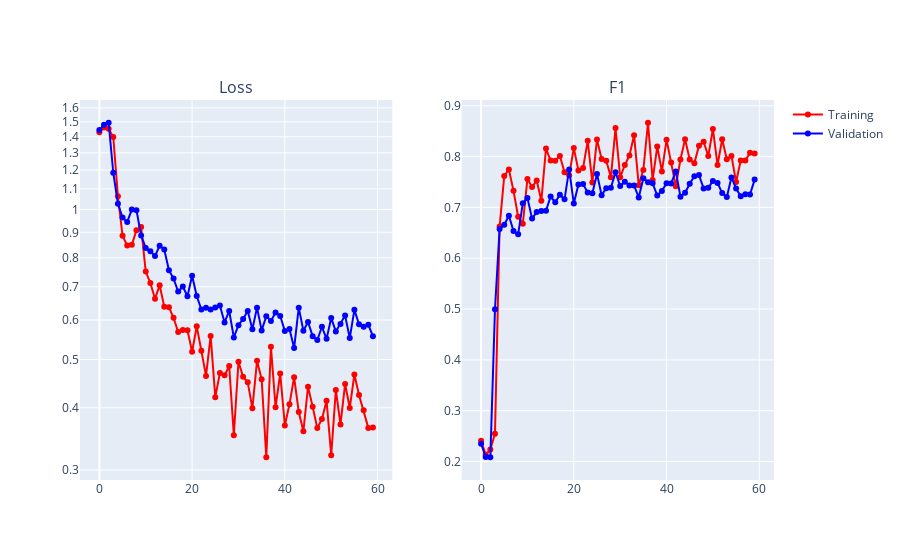
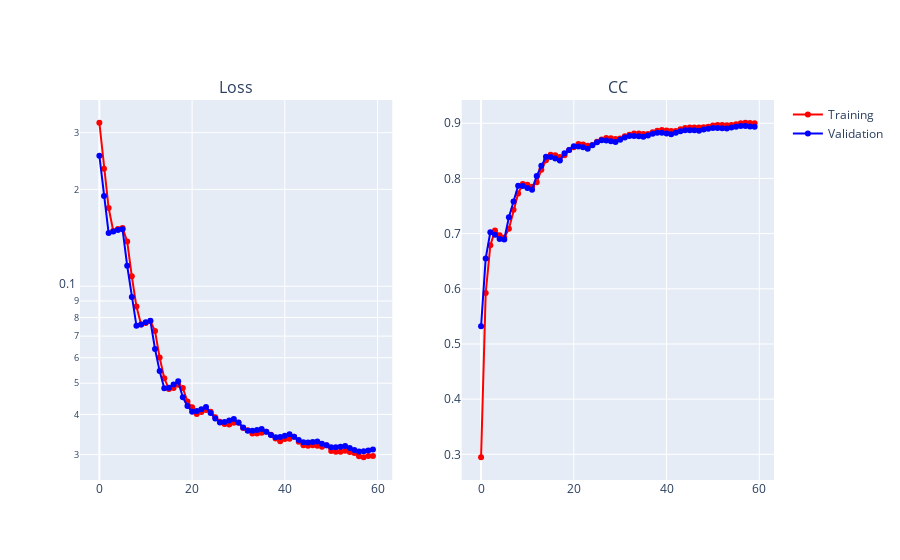

Notebook code for these charts, in order:
### Markdown cell above
## Train networks

We specify the learning rate and the number of epochs for used for each training instance.

**Note:** we define two optimizers: one for autoencoding and one for classification. They will be minimized in sequence (one after another) instead of building a single sum of targets. This avoids choosing the right weight. 

The mini-epochs are the number of epochs it passes over the whole data set to optimize a single target function. The autoencoder is done first.

### Code cell
num_epochs = 20
learning_rate = 1e-3

for ii in range(n_models):
    autoencoder = autoencoders[ii]
    torch.cuda.empty_cache()

    criterion_AE = nn.MSELoss()
    optimizer_AE = optim.Adam(autoencoder.parameters(), lr=learning_rate)

    criterion_label = nn.CrossEntropyLoss(ignore_index=-1)
    optimizer_label = optim.Adam(autoencoder.parameters(), lr=learning_rate)


    rv = train_scripts.autoencode_and_classify_training(net=autoencoder.to('cuda:0'),
                                                        trainloader=train_loader,
                                                        validationloader=test_loader,
                                                        macro_epochs=num_epochs,
                                                        mini_epochs=3,
                                                        criteria_autoencode=criterion_AE,
                                                        minimizer_autoencode=optimizer_AE,
                                                        criteria_classify=criterion_label,
                                                        minimizer_classify=optimizer_label,
                                                        device="cuda:0", 
                                                        show=10, 
                                                        clip_value=100.0)
    
    print('Autoencoder input reconstruction performance')
    plots.plot_training_results_segmentation(rv[2]).show()
    
    print('Image classification performance')
    plots.plot_training_results_regression(rv[1]).show()

### Figure 1 — Plotly figure (JSON) as saved in the notebook; plotly's stock layout.template omitted (floating-point values rounded to 4 significant figures)
{"data": [{"line": {"color": "red"}, "mode": "lines+markers", "name": "Training", "type": "scatter", "x": [0, 1, 2, 3, 4, 5, 6, 7, 8, 9, 10, 11, 12, 13, 14, 15, 16, 17, 18, 19, 20, 21, 22, 23, 24, 25, 26, 27, 28, 29, 30, 31, 32, 33, 34, 35, 36, 37, 38, 39, 40, 41, 42, 43, 44, 45, 46, 47, 48, 49, 50, 51, 52, 53, 54, 55, 56, 57, 58, 59], "xaxis": "x", "y": [1.43, 1.462, 1.452, 1.399, 1.063, 0.8857, 0.8465, 0.8494, 0.9088, 0.9222, 0.7506, 0.7119, 0.6622, 0.7044, 0.6378, 0.6365, 0.6062, 0.5675, 0.5726, 0.5724, 0.518, 0.5827, 0.5206, 0.4633, 0.5574, 0.42, 0.4695, 0.4646, 0.4852, 0.3521, 0.4945, 0.4614, 0.4498, 0.3988, 0.4968, 0.4565, 0.3181, 0.5302, 0.4008, 0.4687, 0.3684, 0.4063, 0.4606, 0.3921, 0.3588, 0.4405, 0.4016, 0.364, 0.3795, 0.4131, 0.3211, 0.4341, 0.3703, 0.4463, 0.3996, 0.4664, 0.4244, 0.3954, 0.3644, 0.365], "yaxis": "y"}, {"line": {"color": "blue"}, "mode": "lines+markers", "name": "Validation", "type": "scatter", "x": [0, 1, 2, 3, 4, 5, 6, 7, 8, 9, 10, 11, 12, 13, 14, 15, 16, 17, 18, 19, 20, 21, 22, 23, 24, 25, 26, 27, 28, 29, 30, 31, 32, 33, 34, 35, 36, 37, 38, 39, 40, 41, 42, 43, 44, 45, 46, 47, 48, 49, 50, 51, 52, 53, 54, 55, 56, 57, 58, 59], "xaxis": "x", "y": [1.445, 1.48, 1.494, 1.186, 1.027, 0.9636, 0.9444, 0.9996, 0.9973, 0.8871, 0.8374, 0.8242, 0.8069, 0.8455, 0.8313, 0.7554, 0.7268, 0.6842, 0.7002, 0.6697, 0.7366, 0.6702, 0.6298, 0.635, 0.6299, 0.6357, 0.6414, 0.5934, 0.6256, 0.5537, 0.5858, 0.6028, 0.6254, 0.575, 0.6353, 0.5718, 0.6102, 0.5973, 0.6212, 0.6112, 0.5706, 0.5758, 0.527, 0.6353, 0.5708, 0.5946, 0.5569, 0.5468, 0.5815, 0.5499, 0.6054, 0.5692, 0.5888, 0.6123, 0.552, 0.6288, 0.5882, 0.5813, 0.5867, 0.5568], "yaxis": "y"}, {"line": {"color": "red"}, "mode": "lines+markers", "showlegend": false, "type": "scatter", "x": [0, 1, 2, 3, 4, 5, 6, 7, 8, 9, 10, 11, 12, 13, 14, 15, 16, 17, 18, 19, 20, 21, 22, 23, 24, 25, 26, 27, 28, 29, 30, 31, 32, 33, 34, 35, 36, 37, 38, 39, 40, 41, 42, 43, 44, 45, 46, 47, 48, 49, 50, 51, 52, 53, 54, 55, 56, 57, 58, 59], "xaxis": "x2", "y": [0.2407, 0.2134, 0.2236, 0.2548, 0.6622, 0.7619, 0.7747, 0.7326, 0.6816, 0.6677, 0.7561, 0.7403, 0.7528, 0.713, 0.8158, 0.7921, 0.7916, 0.8014, 0.7691, 0.7635, 0.8167, 0.7726, 0.7776, 0.8309, 0.7489, 0.8338, 0.7952, 0.7917, 0.7595, 0.8562, 0.7594, 0.7833, 0.8021, 0.8419, 0.7437, 0.7738, 0.8666, 0.7541, 0.8197, 0.7709, 0.8331, 0.7882, 0.7418, 0.7943, 0.8341, 0.7943, 0.7867, 0.8216, 0.8291, 0.8011, 0.8543, 0.7834, 0.8342, 0.7948, 0.8014, 0.7501, 0.7925, 0.7924, 0.8073, 0.8061], "yaxis": "y2"}, {"line": {"color": "blue"}, "mode": "lines+markers", "showlegend": false, "type": "scatter", "x": [0, 1, 2, 3, 4, 5, 6, 7, 8, 9, 10, 11, 12, 13, 14, 15, 16, 17, 18, 19, 20, 21, 22, 23, 24, 25, 26, 27, 28, 29, 30, 31, 32, 33, 34, 35, 36, 37, 38, 39, 40, 41, 42, 43, 44, 45, 46, 47, 48, 49, 50, 51, 52, 53, 54, 55, 56, 57, 58, 59], "xaxis": "x2", "y": [0.235, 0.2089, 0.2084, 0.4995, 0.6575, 0.6658, 0.6837, 0.6537, 0.6471, 0.7083, 0.7184, 0.678, 0.691, 0.6928, 0.6934, 0.7214, 0.7103, 0.7251, 0.716, 0.7748, 0.7077, 0.7453, 0.7462, 0.7291, 0.7277, 0.766, 0.7241, 0.7377, 0.7384, 0.7691, 0.7419, 0.7507, 0.743, 0.7433, 0.7196, 0.7575, 0.7497, 0.7475, 0.7234, 0.7324, 0.7478, 0.7472, 0.7708, 0.7212, 0.7287, 0.7464, 0.7616, 0.7636, 0.7373, 0.7387, 0.7518, 0.7483, 0.7282, 0.7203, 0.7589, 0.7373, 0.7219, 0.7261, 0.7254, 0.7547], "yaxis": "y2"}], "layout": {"annotations": [{"font": {"size": 16}, "showarrow": false, "text": "Loss", "x": 0.225, "xanchor": "center", "xref": "paper", "y": 1, "yanchor": "bottom", "yref": "paper"}, {"font": {"size": 16}, "showarrow": false, "text": "F1", "x": 0.775, "xanchor": "center", "xref": "paper", "y": 1, "yanchor": "bottom", "yref": "paper"}], "autosize": true, "xaxis": {"anchor": "y", "domain": [0, 0.45]}, "xaxis2": {"anchor": "y2", "domain": [0.55, 1]}, "yaxis": {"anchor": "x", "domain": [0, 1], "type": "log"}, "yaxis2": {"anchor": "x2", "domain": [0, 1]}}}

### Figure 2 — Plotly figure (JSON) as saved in the notebook; plotly's stock layout.template omitted (floating-point values rounded to 4 significant figures)
{"data": [{"line": {"color": "red"}, "mode": "lines+markers", "name": "Training", "type": "scatter", "x": [0, 1, 2, 3, 4, 5, 6, 7, 8, 9, 10, 11, 12, 13, 14, 15, 16, 17, 18, 19, 20, 21, 22, 23, 24, 25, 26, 27, 28, 29, 30, 31, 32, 33, 34, 35, 36, 37, 38, 39, 40, 41, 42, 43, 44, 45, 46, 47, 48, 49, 50, 51, 52, 53, 54, 55, 56, 57, 58, 59], "xaxis": "x", "y": [0.3221, 0.2317, 0.175, 0.1485, 0.1507, 0.1517, 0.1378, 0.1073, 0.08646, 0.07608, 0.07696, 0.07804, 0.0726, 0.06006, 0.0518, 0.04794, 0.04833, 0.04948, 0.04831, 0.04386, 0.04213, 0.04013, 0.04066, 0.04128, 0.04074, 0.0392, 0.03795, 0.03733, 0.0372, 0.03769, 0.03767, 0.03631, 0.03569, 0.0349, 0.03491, 0.03505, 0.03534, 0.03455, 0.03364, 0.03304, 0.03355, 0.0336, 0.03407, 0.03288, 0.0321, 0.03199, 0.03205, 0.03194, 0.03174, 0.03206, 0.03078, 0.03064, 0.03063, 0.03082, 0.03057, 0.03035, 0.02967, 0.02944, 0.0297, 0.02969], "yaxis": "y"}, {"line": {"color": "blue"}, "mode": "lines+markers", "name": "Validation", "type": "scatter", "x": [0, 1, 2, 3, 4, 5, 6, 7, 8, 9, 10, 11, 12, 13, 14, 15, 16, 17, 18, 19, 20, 21, 22, 23, 24, 25, 26, 27, 28, 29, 30, 31, 32, 33, 34, 35, 36, 37, 38, 39, 40, 41, 42, 43, 44, 45, 46, 47, 48, 49, 50, 51, 52, 53, 54, 55, 56, 57, 58, 59], "xaxis": "x", "y": [0.2545, 0.1908, 0.1463, 0.148, 0.1495, 0.1503, 0.1158, 0.09266, 0.07538, 0.07603, 0.07734, 0.07811, 0.06388, 0.05451, 0.0482, 0.0484, 0.04954, 0.05065, 0.04519, 0.0425, 0.04075, 0.04095, 0.04153, 0.0422, 0.04037, 0.03882, 0.03777, 0.0379, 0.03827, 0.03872, 0.03775, 0.03642, 0.03556, 0.03561, 0.03576, 0.03601, 0.03533, 0.03453, 0.03398, 0.03401, 0.03433, 0.03468, 0.03411, 0.0333, 0.03275, 0.03273, 0.03282, 0.03297, 0.03245, 0.03205, 0.0316, 0.03164, 0.03174, 0.03188, 0.03148, 0.03103, 0.03068, 0.03071, 0.03089, 0.0311], "yaxis": "y"}, {"line": {"color": "red"}, "mode": "lines+markers", "showlegend": false, "type": "scatter", "x": [0, 1, 2, 3, 4, 5, 6, 7, 8, 9, 10, 11, 12, 13, 14, 15, 16, 17, 18, 19, 20, 21, 22, 23, 24, 25, 26, 27, 28, 29, 30, 31, 32, 33, 34, 35, 36, 37, 38, 39, 40, 41, 42, 43, 44, 45, 46, 47, 48, 49, 50, 51, 52, 53, 54, 55, 56, 57, 58, 59], "xaxis": "x2", "y": [0.2947, 0.5924, 0.6787, 0.7058, 0.697, 0.6928, 0.7088, 0.7434, 0.7727, 0.79, 0.7886, 0.7848, 0.7929, 0.8156, 0.8329, 0.8428, 0.8422, 0.8389, 0.8419, 0.8515, 0.8566, 0.8625, 0.8614, 0.859, 0.8608, 0.8665, 0.8708, 0.8732, 0.873, 0.8713, 0.8722, 0.8765, 0.8791, 0.8815, 0.8813, 0.8807, 0.8806, 0.8837, 0.8862, 0.8879, 0.8871, 0.886, 0.886, 0.889, 0.8915, 0.8923, 0.8922, 0.8921, 0.8926, 0.8935, 0.8961, 0.897, 0.8969, 0.8963, 0.8968, 0.8981, 0.9001, 0.9009, 0.9003, 0.8999], "yaxis": "y2"}, {"line": {"color": "blue"}, "mode": "lines+markers", "showlegend": false, "type": "scatter", "x": [0, 1, 2, 3, 4, 5, 6, 7, 8, 9, 10, 11, 12, 13, 14, 15, 16, 17, 18, 19, 20, 21, 22, 23, 24, 25, 26, 27, 28, 29, 30, 31, 32, 33, 34, 35, 36, 37, 38, 39, 40, 41, 42, 43, 44, 45, 46, 47, 48, 49, 50, 51, 52, 53, 54, 55, 56, 57, 58, 59], "xaxis": "x2", "y": [0.5323, 0.6551, 0.7026, 0.6981, 0.6904, 0.6893, 0.7296, 0.7581, 0.7867, 0.7865, 0.7828, 0.7793, 0.8045, 0.8232, 0.8391, 0.8389, 0.8361, 0.8325, 0.8456, 0.8515, 0.8585, 0.8581, 0.8563, 0.8538, 0.8603, 0.8656, 0.8694, 0.8689, 0.8676, 0.8659, 0.8699, 0.8741, 0.8771, 0.8769, 0.8763, 0.8754, 0.878, 0.8808, 0.883, 0.8828, 0.8816, 0.8803, 0.8827, 0.8854, 0.8874, 0.8874, 0.8871, 0.8866, 0.8885, 0.8901, 0.8916, 0.8914, 0.8911, 0.8906, 0.8922, 0.8937, 0.8949, 0.8949, 0.8943, 0.8935], "yaxis": "y2"}], "layout": {"annotations": [{"font": {"size": 16}, "showarrow": false, "text": "Loss", "x": 0.225, "xanchor": "center", "xref": "paper", "y": 1, "yanchor": "bottom", "yref": "paper"}, {"font": {"size": 16}, "showarrow": false, "text": "CC", "x": 0.775, "xanchor": "center", "xref": "paper", "y": 1, "yanchor": "bottom", "yref": "paper"}], "autosize": true, "xaxis": {"anchor": "y", "domain": [0, 0.45]}, "xaxis2": {"anchor": "y2", "domain": [0.55, 1]}, "yaxis": {"anchor": "x", "domain": [0, 1], "type": "log"}, "yaxis2": {"anchor": "x2", "domain": [0, 1]}}}
